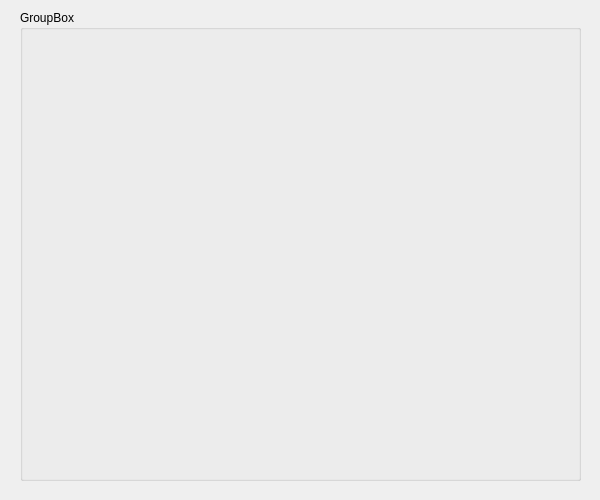
<?xml version="1.0" encoding="UTF-8"?>
<ui version="4.0">
 <class>BorrowSheetDialog</class>
 <widget class="QDialog" name="BorrowSheetDialog">
  <property name="geometry">
   <rect>
    <x>0</x>
    <y>0</y>
    <width>600</width>
    <height>500</height>
   </rect>
  </property>
  <property name="windowTitle">
   <string>Dialog</string>
  </property>
  <widget class="QGroupBox" name="groupBox">
   <property name="geometry">
    <rect>
     <x>20</x>
     <y>10</y>
     <width>561</width>
     <height>471</height>
    </rect>
   </property>
   <property name="title">
    <string>GroupBox</string>
   </property>
  </widget>
 </widget>
 <resources/>
 <connections/>
</ui>
